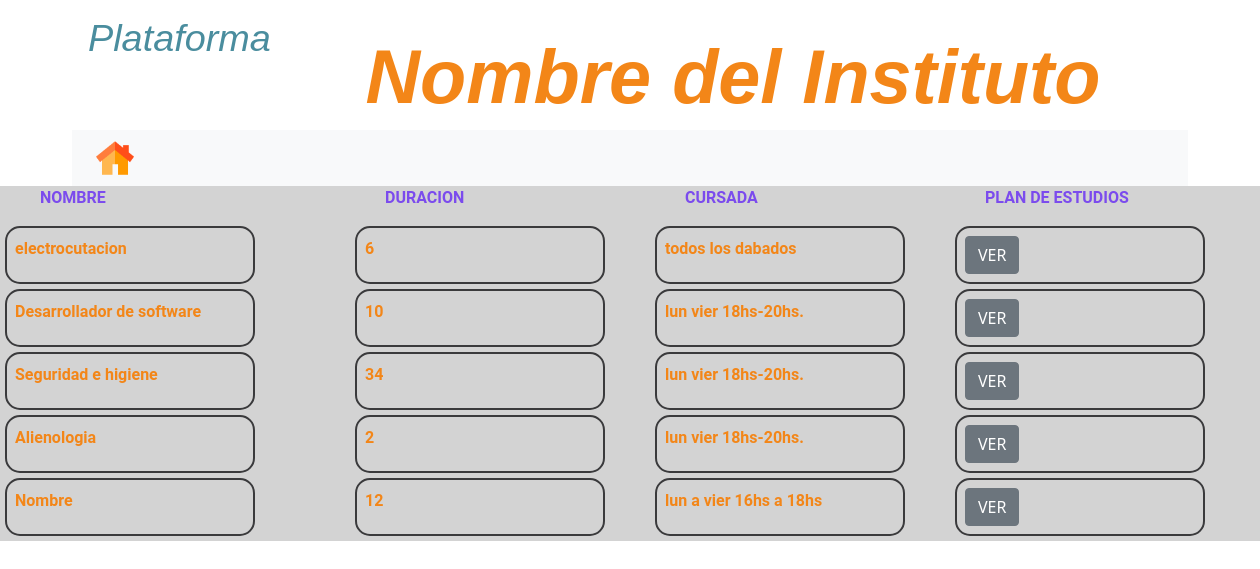
The app's page /Vista/vistaCarrera.php, older data.
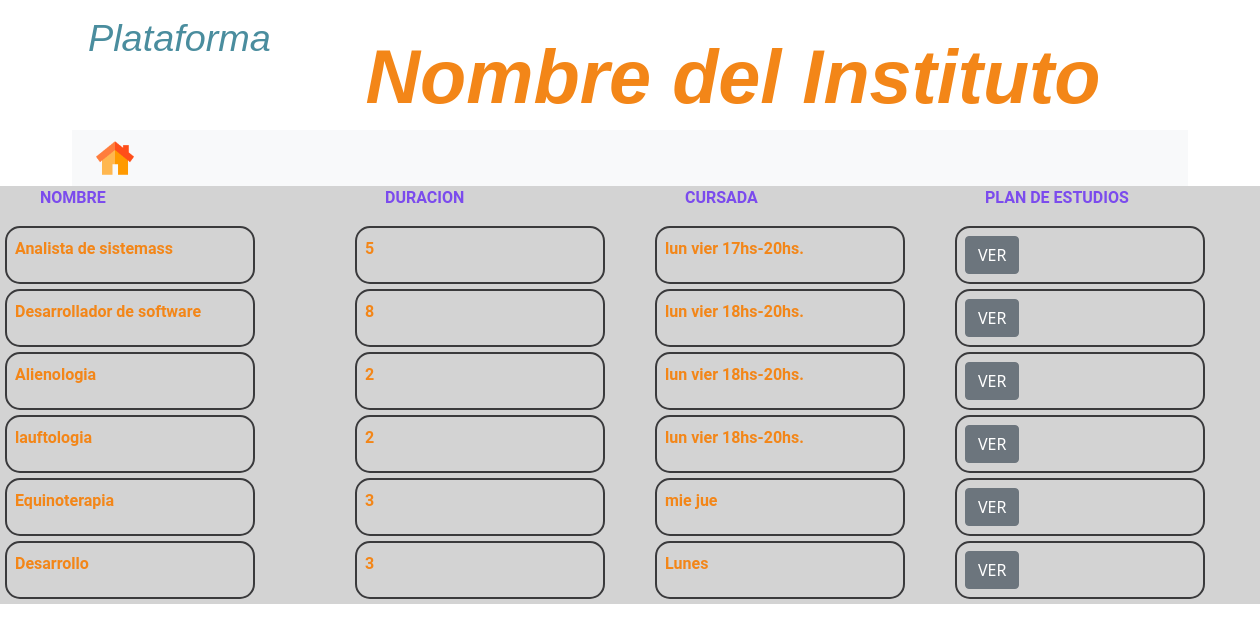
The same page, newer data.
### tables this page shows
CREATE TABLE `carrera` (
  `id` int(11) NOT NULL,
  `ESTADO` varchar(3) NOT NULL,
  `nombre` varchar(255) NOT NULL,
  `codigo` varchar(255) NOT NULL,
  `duracion` varchar(255) NOT NULL,
  `resolucion` varchar(255) NOT NULL,
  `anio_caducidad` varchar(255) NOT NULL,
  `anio_resolucion` varchar(255) NOT NULL,
  `alta` varchar(255) NOT NULL,
  `comentarios` varchar(255) DEFAULT NULL,
  `cursada` varchar(255) NOT NULL,
  `plan` varchar(255) NOT NULL
);

### Vista/vistaCarrera.php (the view, shortened to what this page needs)
<!DOCTYPE html>
<html lang="en">
<head>
  <link rel="stylesheet" href="../css/vistaCarrera.css">
  <link href="https://cdn.jsdelivr.net/npm/bootstrap@5.1.3/dist/css/bootstrap.min.css" rel="stylesheet"
>
</head>
<body>
  <header>
    <div class="container">
      <div class="row d-flex flex-row">
        <div class="col-10 col-md-2 superior">
          <div id="plataforma" class="d-flex flex-column ">
            <h2>Plataforma</h2>
          </div>
        </div>
        <div class="col superior d-flex justify-content-center align-content-center  ">
          <div id="titulo">
            <h1 style="color: #f38618;">Nombre del Instituto</h1>
          </div>
        </div>
      </div>
    </div>
    <div>
      <div class="container">
        <div class="row">
          <div class="col">
            <nav class="navbar navbar-expand-lg navbar-light bg-light">
              <div class="container-fluid ">
                <div class="imgHome">
                  <a aria-current="page" href="index.html"><img src="../img/home3.png" alt="Inicio" width="40" height="40"></a>
                </div>
              </div>
            </nav>
          </div>
        </div>
      </div>
    </div>
  </header>
<div>
    <section>
        <div class="row d-flex justify-content-center align-items-center">
          <div id="bodyprincipal">
                <div class="titulosChicos">
                    <div><p>NOMBRE</p></div>
                    <div><p>DURACION</p></div>
                    <div><p>CURSADA</p></div>
                    <div><p>PLAN DE ESTUDIOS</p></div>
                </div>
           </div>
            <?php
              include("../Modelo/Conexion.php");
              $consultaAl = "SELECT * FROM carrera";
              $resultado = mysqli_query($conexion,$consultaAl);
              while($consulta = mysqli_fetch_array($resultado)){
                $nombre =   $consulta["nombre"];
                $duracion =  $consulta["duracion"];
                $cursada =  $consulta["cursada"];
                echo "<form id=". "'" . "bodyprincipal". "'" . "action=". "'" . "administrar_vistaCarrera.php". "'" . "method=". "'" . "post" . "'" . ">
                <div class=". "'" . "espacioBlanco". "'". ">
                <div class=". "'". "info" . "'" ."> <label id=" . "'" . "inputt" . "'" .">". $nombre ."</label></div>
                <div class=". "'". "info". "'" ."> <label id=" . "'" . "inputt" . "'" .">". $duracion ."</label></div>
                <div class=". "'". "info" . "'" ."> <label id=" . "'" . "inputt" . "'" .">". $cursada."</label></div>
                 <div class=". "'". "info". "'". "><a href=". "'". "https://drive.google.com/file/d/1Mb-TiHWj4du0EmX9Cf3E3uKoDG0xibxM/view?usp=sharing". "'" . " target=". "'". "_blank". "'". " ><input type =". "'". "button". "'" . "value= ". "'" . "VER" . "'" . "name=". "'". "envio" . "'" . "class=" . "'" . "btn btn-secondary". "'". "></a></div>
                </div>
                </form> ";
              }
            ?>
        </div>
    </section>
</div>
</body>
</html>

Row changes from the older to the newer data that the page shows:
removed carrera: nombre "Seguridad e higiene", duracion "34", cursada "lun vier 18hs-20hs."
changed carrera: nombre "electrocutacion" → "Analista de sistemass"; duracion "6" → "5"; cursada "todos los dabados" → "lun vier 17hs-20hs."
changed carrera "Desarrollador de software": duracion "10" → "8"
changed carrera: nombre "Nombre" → "lauftologia"; duracion "12" → "2"; cursada "lun a vier 16hs a 18hs" → "lun vier 18hs-20hs."
added carrera: nombre "Equinoterapia", duracion "3", cursada "mie jue"
added carrera: nombre "Desarrollo", duracion "3", cursada "Lunes"
